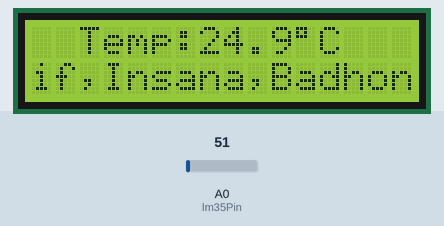
The sketch below on a simulated Arduino Uno, built with avr-gcc and run on an emulated ATmega328P. Shown: 16×2 character LCD. Inputs (shaded band) come from the test bench; at power-on: A0 (lm35Pin) = 51.

Above: at 1.2 s.
1.3 s: A0 (lm35Pin) set to 61
At 1.55 s:
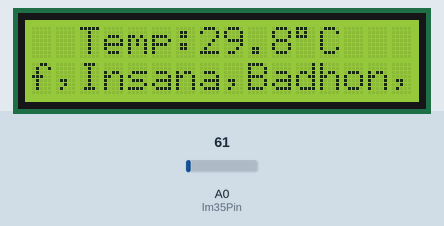
3.8 s: A0 (lm35Pin) set to 71
At 4.14 s:
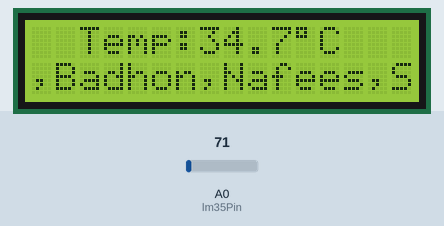
6.4 s: A0 (lm35Pin) set to 86
At 6.74 s:
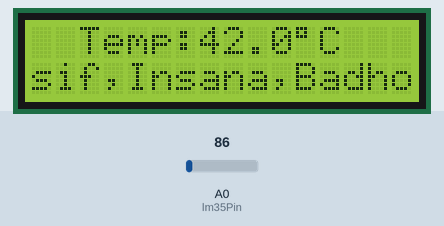
Timing chart, 0 to 9.4 s (numbered marks = the images above; inputs shaded):
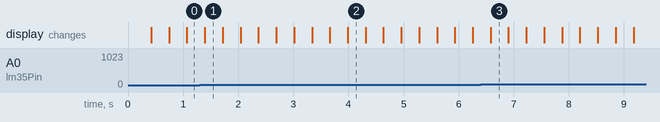

The sketch:

LCD_I2C.ino
```cpp
#include <LiquidCrystal_I2C.h>

LiquidCrystal_I2C lcd(0x27, 16, 2); // LCD address, 16 chars, and 2 lines
const int lm35Pin = A0;            // LM35 sensor connected to analog pin A0
String scrollMessage = " Asif,Insana,Badhon,Nafees,Shovon";
int scrollIndex = 0;

void setup() {
  lcd.init();
  lcd.clear();
  lcd.backlight(); // Make sure backlight is on

  lcd.setCursor(2, 0); // Initial position for "Hello world!"
  lcd.print("Temp: ");
}

void loop() {
  // Read temperature from LM35
  int sensorValue = analogRead(lm35Pin);
  float voltage = sensorValue * (5.0 / 1023.0); // Convert ADC value to voltage
  float temperature = voltage * 100.0;         // Convert voltage to Celsius

  // Display temperature on the first row
  lcd.setCursor(7, 0);       // Set cursor to display temperature value
  lcd.print(temperature, 1); // Print temperature with 1 decimal point
  lcd.print((char)223);      // Degree symbol
  lcd.print("C  ");          // Celsius unit (space to overwrite old characters)

  // Scrolling message on the second row
  lcd.setCursor(0, 1); // Set cursor to the beginning of the second row
  String displayScroll = scrollMessage.substring(scrollIndex, scrollIndex + 16);
  lcd.print(displayScroll); // Print a 16-character segment of the message

  // Update scrolling index
  scrollIndex++;
  if (scrollIndex + 16 > scrollMessage.length()) {
    scrollIndex = 0; // Reset the index for continuous scrolling
  }

  delay(300); // Delay for smooth scrolling
}
```
